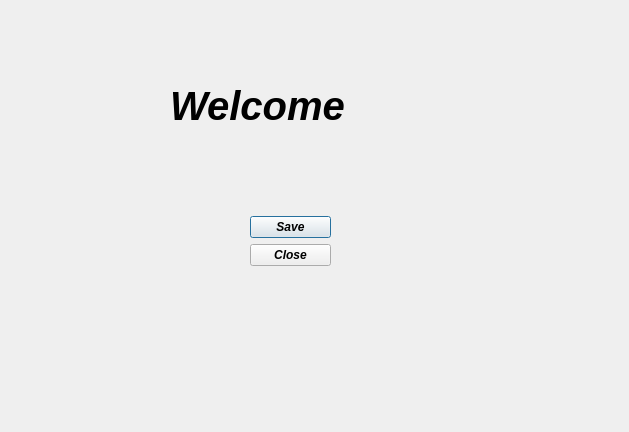
<?xml version="1.0" encoding="UTF-8"?>
<ui version="4.0">
 <class>Dialog</class>
 <widget class="QDialog" name="Dialog">
  <property name="geometry">
   <rect>
    <x>0</x>
    <y>0</y>
    <width>629</width>
    <height>432</height>
   </rect>
  </property>
  <property name="windowTitle">
   <string>Dialog</string>
  </property>
  <widget class="QDialogButtonBox" name="boton">
   <property name="geometry">
    <rect>
     <x>250</x>
     <y>200</y>
     <width>81</width>
     <height>81</height>
    </rect>
   </property>
   <property name="font">
    <font>
     <weight>75</weight>
     <italic>true</italic>
     <bold>true</bold>
     <strikeout>false</strikeout>
    </font>
   </property>
   <property name="orientation">
    <enum>Qt::Vertical</enum>
   </property>
   <property name="standardButtons">
    <set>QDialogButtonBox::Close|QDialogButtonBox::Save</set>
   </property>
   <property name="centerButtons">
    <bool>true</bool>
   </property>
  </widget>
  <widget class="QLabel" name="label">
   <property name="geometry">
    <rect>
     <x>170</x>
     <y>80</y>
     <width>241</width>
     <height>51</height>
    </rect>
   </property>
   <property name="font">
    <font>
     <pointsize>30</pointsize>
     <weight>75</weight>
     <italic>true</italic>
     <bold>true</bold>
    </font>
   </property>
   <property name="text">
    <string>Welcome</string>
   </property>
  </widget>
 </widget>
 <resources/>
 <connections>
  <connection>
   <sender>boton</sender>
   <signal>accepted()</signal>
   <receiver>Dialog</receiver>
   <slot>accept()</slot>
   <hints>
    <hint type="sourcelabel">
     <x>248</x>
     <y>254</y>
    </hint>
    <hint type="destinationlabel">
     <x>157</x>
     <y>274</y>
    </hint>
   </hints>
  </connection>
  <connection>
   <sender>boton</sender>
   <signal>rejected()</signal>
   <receiver>Dialog</receiver>
   <slot>reject()</slot>
   <hints>
    <hint type="sourcelabel">
     <x>316</x>
     <y>260</y>
    </hint>
    <hint type="destinationlabel">
     <x>286</x>
     <y>274</y>
    </hint>
   </hints>
  </connection>
 </connections>
</ui>
